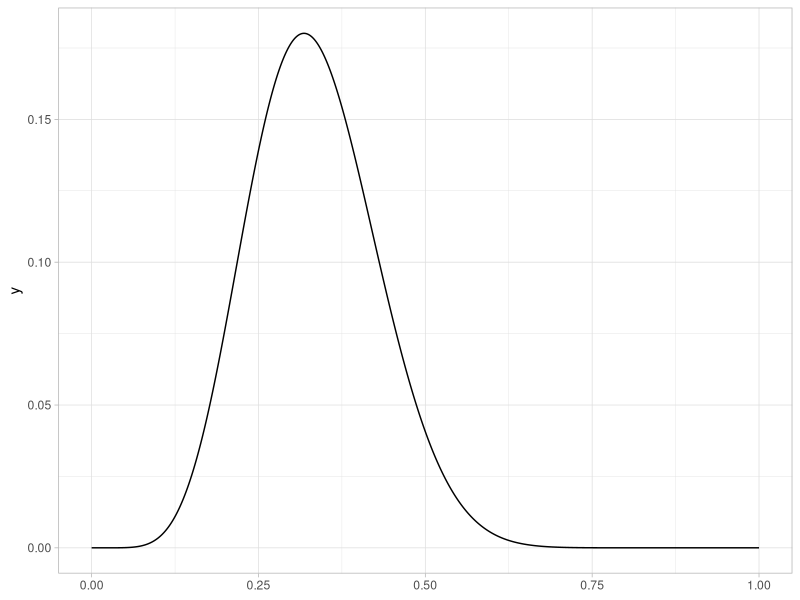
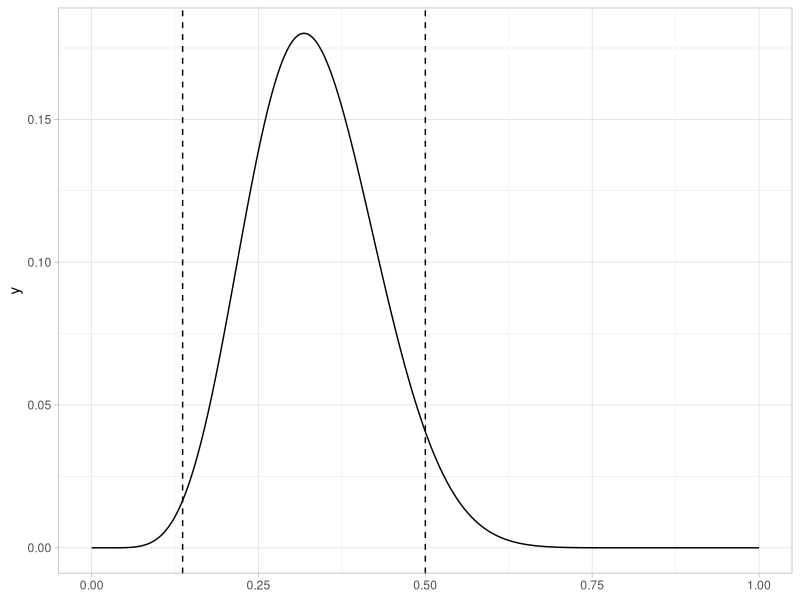
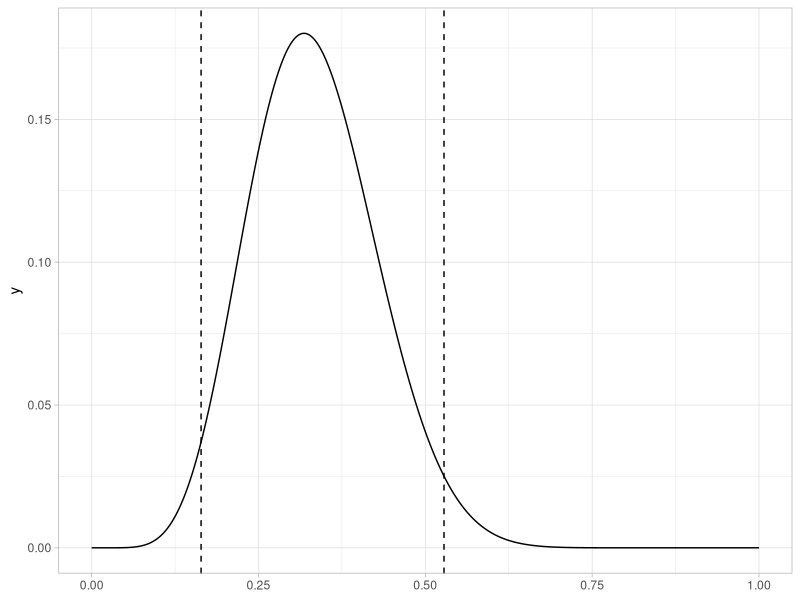

Recreate these plots in R, in order.
library(tidyverse)
theme_set(theme_light())

# plot likelihood
plot <- ggplot() +
  xlim(c(0,1)) +
  geom_function(fun = \(prob) dbinom(x = 7,
                                     size = 22,
                                     prob = prob),
                n = 1001)

plot

# simulation confint
sims <- tibble(successes = rbinom(1e6, size = 22, prob = 7/22),
               est_prob = successes / 22)

sims |> 
  summarize(lb = quantile(est_prob, .025),
            ub = quantile(est_prob, .975))

# analytic confidence intervals
# next member of the *binom family

## successes
qbinom(p = c(.025, .975), 
       size = 22,
       prob = 7/22)

## divide by denom for probabilities
qbinom(p = c(.025, .975), 
       size = 22,
       prob = 7/22) / 22

# this is "lumpy" because the underlying process has a denom of 22, which
# has nothing to do with the true prob. in the world! The options:
0:22 / 22

# plot
## save CI as a vector
ci <- qbinom(p = c(.025, .975), 
             size = 22,
             prob = 7/22) / 22

## add to plot above
## see how it's lopsided?
plot + geom_vline(xintercept = ci,
               linetype = "dashed")

# calculate with CLT
## try replacing the 7 with smaller or larger numbers (e.g., 1); what happens
p <- 7/22
sd <- sqrt(p * (1 - p))
se <- sd / sqrt(22)

ub <- p + 1.96*se
lb <- p - 1.96*se

ci_clt <- c(lb, ub)
ci_clt

# likelihood based grid approximation
## reminder: what is an integral? why does it matter here?
likelihoods <- tibble(
  prob = seq(from = .001,
             to =   .999,
             by =   .001)) |> 
  mutate(ll = dbinom(7, 22, prob),
         cll = cumsum(ll) / sum(ll))

# get the CI
likelihoods|> 
  filter(cll >= .025 & cll <= .975) |> 
  summarize(lb = min(prob),
            ub = max(prob)) |> 
  as.numeric() -> ll_ci

ll_ci # here it is

# add the lines to the plot
## see how it's more symmetrical?
plot + geom_vline(xintercept = ll_ci,
               linetype = "dashed")

# hypothesis testing
## null value (e.g., .5)
## alternative value (e.g., <.5)
## alpha level (e.g., .05); the complement of the CI width
## simple version: does the CI overlap a null value?

## more complex: resampling from original data
mydata <- tibble(
  conservative = c(rep(1, 7),
                   rep(0, 15))
)
